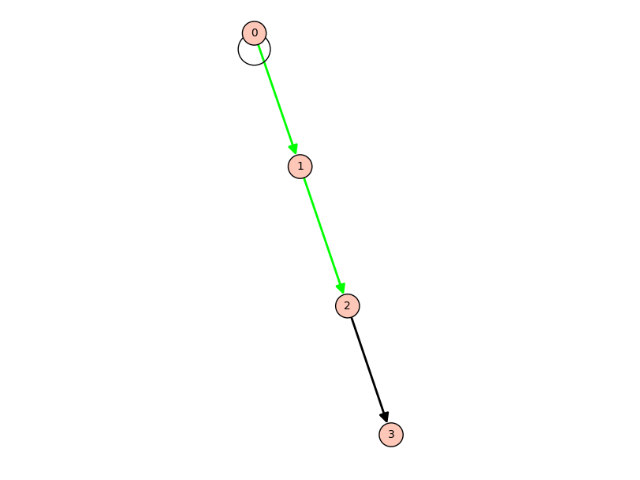

Write the Python code that produced this figure.
D = DiGraph({0:[0,1], 1:[2], 2:[3]}, loops=True)
P = D.plot(edge_colors={(0,1,0):[(0,1,None),(1,2,None)],(0,0,0):[(2,3,None)]})
sphinx_plot(P)
